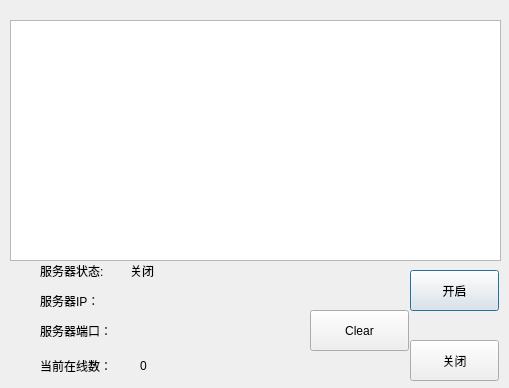
<?xml version="1.0" encoding="UTF-8"?>
<ui version="4.0">
 <class>Dialog</class>
 <widget class="QDialog" name="Dialog">
  <property name="geometry">
   <rect>
    <x>0</x>
    <y>0</y>
    <width>509</width>
    <height>388</height>
   </rect>
  </property>
  <property name="windowTitle">
   <string>服务器</string>
  </property>
  <widget class="QPlainTextEdit" name="plainTextEdit_show">
   <property name="geometry">
    <rect>
     <x>10</x>
     <y>20</y>
     <width>491</width>
     <height>241</height>
    </rect>
   </property>
  </widget>
  <widget class="QLabel" name="label_num">
   <property name="geometry">
    <rect>
     <x>140</x>
     <y>350</y>
     <width>67</width>
     <height>31</height>
    </rect>
   </property>
   <property name="text">
    <string>0</string>
   </property>
  </widget>
  <widget class="QLabel" name="label_Port">
   <property name="geometry">
    <rect>
     <x>130</x>
     <y>320</y>
     <width>71</width>
     <height>31</height>
    </rect>
   </property>
   <property name="text">
    <string/>
   </property>
  </widget>
  <widget class="QPushButton" name="pushButton_open">
   <property name="geometry">
    <rect>
     <x>410</x>
     <y>270</y>
     <width>89</width>
     <height>41</height>
    </rect>
   </property>
   <property name="text">
    <string>开启</string>
   </property>
  </widget>
  <widget class="QPushButton" name="pushButton_close">
   <property name="geometry">
    <rect>
     <x>410</x>
     <y>340</y>
     <width>89</width>
     <height>41</height>
    </rect>
   </property>
   <property name="text">
    <string>关闭</string>
   </property>
  </widget>
  <widget class="QLabel" name="label_show_IP">
   <property name="geometry">
    <rect>
     <x>40</x>
     <y>290</y>
     <width>67</width>
     <height>21</height>
    </rect>
   </property>
   <property name="text">
    <string>服务器IP：</string>
   </property>
  </widget>
  <widget class="QLabel" name="label_show_num">
   <property name="geometry">
    <rect>
     <x>40</x>
     <y>350</y>
     <width>91</width>
     <height>31</height>
    </rect>
   </property>
   <property name="text">
    <string>当前在线数：</string>
   </property>
  </widget>
  <widget class="QLabel" name="label_status">
   <property name="geometry">
    <rect>
     <x>130</x>
     <y>260</y>
     <width>67</width>
     <height>21</height>
    </rect>
   </property>
   <property name="text">
    <string>关闭</string>
   </property>
  </widget>
  <widget class="QLabel" name="label_show_status">
   <property name="geometry">
    <rect>
     <x>40</x>
     <y>260</y>
     <width>91</width>
     <height>21</height>
    </rect>
   </property>
   <property name="text">
    <string>服务器状态:</string>
   </property>
  </widget>
  <widget class="QLabel" name="label_IP">
   <property name="geometry">
    <rect>
     <x>110</x>
     <y>290</y>
     <width>121</width>
     <height>21</height>
    </rect>
   </property>
   <property name="text">
    <string/>
   </property>
  </widget>
  <widget class="QLabel" name="label_show_Port">
   <property name="geometry">
    <rect>
     <x>40</x>
     <y>320</y>
     <width>91</width>
     <height>21</height>
    </rect>
   </property>
   <property name="text">
    <string>服务器端口：</string>
   </property>
  </widget>
  <widget class="QPushButton" name="pushButton_clear">
   <property name="geometry">
    <rect>
     <x>310</x>
     <y>310</y>
     <width>99</width>
     <height>41</height>
    </rect>
   </property>
   <property name="text">
    <string>Clear</string>
   </property>
  </widget>
 </widget>
 <layoutdefault spacing="6" margin="11"/>
 <resources/>
 <connections/>
</ui>
